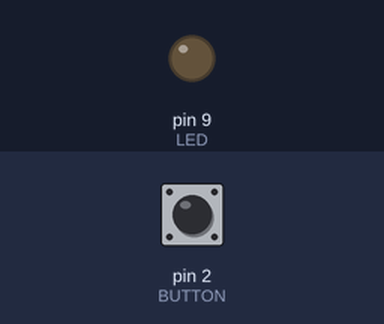
Bench run of a sketch on a simulated Arduino Uno, built with avr-gcc and run on an emulated ATmega328P. On the bench: output pins drawn as LEDs (lit = HIGH). The test bench sets the inputs (shaded band); at power-on: pin 2 (BUTTON) HIGH.

Above: at 1.2 s.
1.3 s: pin 2 (BUTTON) pulled LOW for 0.15 s
At 1.37 s:
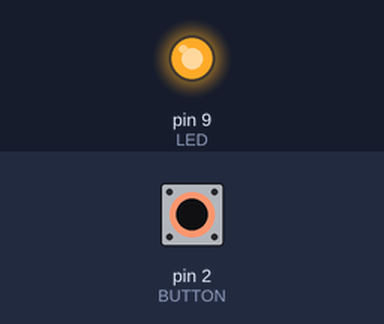
2.9 s: pin 2 (BUTTON) pulled LOW for 3.2 s
At 6.9 s:
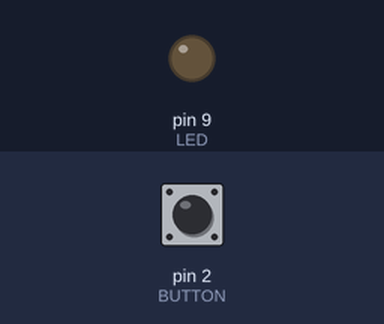
Timing chart, 0 to 8.4 s (numbered marks = the images above; inputs shaded):
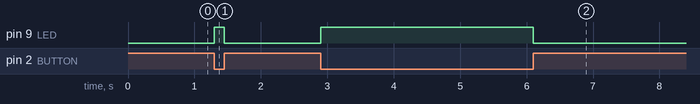

Measured:
- after the input at 1.3 s, pin 9 (LED): LOW → HIGH at once, → LOW 0.15 s later
- after the input at 2.9 s, pin 9 (LED): LOW → HIGH at once, → LOW 3.2 s later

The sketch:

p012-internal-pull-up.ino
```cpp
// Project 12: Internal Pull-up
// Same job as Project 11 with two fewer parts.
// The chip's own pull-up resistor replaces the 10 k one.

const int BUTTON = 2;
const int LED = 9;

void setup() {
  pinMode(BUTTON, INPUT_PULLUP);   // HIGH until pressed
  pinMode(LED, OUTPUT);
}

void loop() {
  // With a pull-up, a pressed button reads LOW.
  bool pressed = (digitalRead(BUTTON) == LOW);

  digitalWrite(LED, pressed);
}
```
